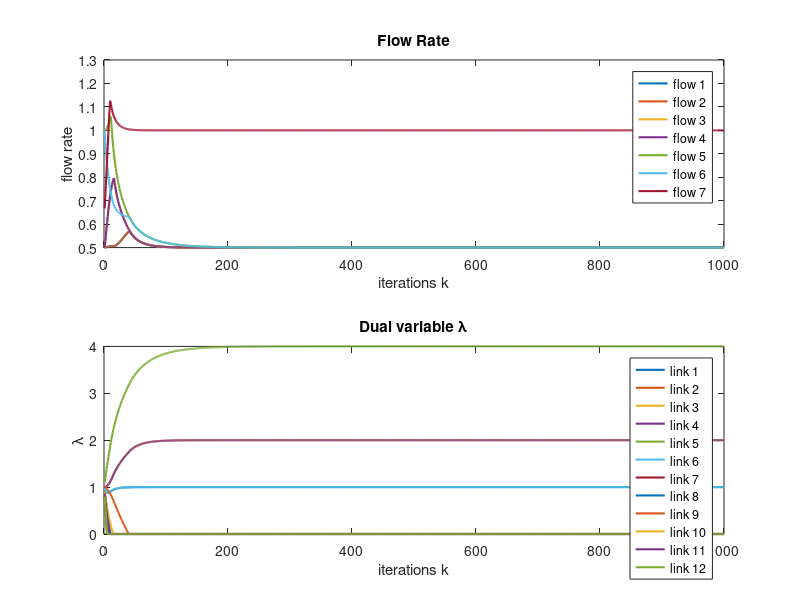

Reproduce this figure in MATLAB.
Num_Links=12;
Num_Flows=7;
Max_Links_On_Path=4;

Link_Capacity=[1.0 1.0 1.0 1.0 1.0 1.0 2.0 2.0 2.0 2.0 2.0 2.0];
Flow_Weight=[1.0 1.0 1.0 1.0 2.0 2.0 2.0];

Flow_Path=[ [3 9 -1 -1]; ...
    [4 9 -1 -1]; ...
    [3 10 -1 -1]; ...
    [4 10 -1 -1]; ...
    [5 8 -1 -1]; ...
    [5 9 -1 -1]; ...
    [1 6 11 -1]];

G = zeros(Num_Links, Num_Flows);
for i = 1:Num_Flows
    for j = 1:Max_Links_On_Path
        link = Flow_Path(i,j);
        if link ~= -1
            G(link, i) = 1;
        end
    end
end

flow_links = cell(Num_Flows, 1);
for i = 1: Num_Flows
    path = Flow_Path(i,:);
    flow_links{i} = path(path ~= -1);
end

% I have check several other values of gamma and iter, trun out not indeed optimal.
% for example, if set iter = 500, output is incorrect.
gamma = 0.1;
iter = 1000; 
lambda = ones(Num_Links, 1);
x_trajectory = zeros(iter, Num_Flows);
lambda_trajectory = zeros(iter, Num_Links);
tol = 1e-6;
for t = 1:iter
    x = zeros(Num_Flows, 1);
    for i = 1:Num_Flows
        sum_lambda = sum(lambda(flow_links{i}));
            x(i)=Flow_Weight(i)/sum_lambda;
    end

    total_flow = G *x;
    lambda = max(lambda+gamma*(total_flow - Link_Capacity'), 0);

    x_trajectory(t,:)=x';
    lambda_trajectory(t,:)=lambda';

end

figure;
subplot(2,1,1);
plot(1:iter, x_trajectory, 'LineWidth', 1.5);
title('Flow Rate');
xlabel('iterations k');
ylabel('flow rate');
legend('flow 1', 'flow 2', 'flow 3','flow 4', 'flow 5', 'flow 6', 'flow 7');

subplot(2,1,2);
plot(1:iter,lambda_trajectory, 'LineWidth', 1.5);
title('Dual variable \lambda');
xlabel('iterations k');
ylabel('\lambda');
legend('link 1', 'link 2', 'link 3','link 4', 'link 5', 'link 6', 'link 7', 'link 8', 'link 9','link 10', 'link 11', 'link 12');

% KKT
% also see in verify_p2.m

x_opt = x_trajectory(end,:)';
lambda_opt = lambda_trajectory(end,:)';

total_flow_opt = G * x_opt;
primal_feasible = all(total_flow_opt <= Link_Capacity'+tol);
dual_feasible = all(lambda_opt>=0);
complement_feasible = all(abs(lambda_opt .* (total_flow_opt - Link_Capacity'))< tol);
stationary = true;
for i = 1:Num_Flows
    sum_lambda = sum(lambda_opt(flow_links{i}));
    if abs(x_opt(i)-Flow_Weight(i)/sum_lambda)>tol
        stationary = false;
        break;
    end
end

fprintf('Primal Feasible: %d\n', primal_feasible);
fprintf('Dual Feasible: %d\n', dual_feasible);
fprintf('Complementary Slackness: %d\n', complement_feasible);
fprintf('Stationarity: %d\n', stationary);

if all(primal_feasible && dual_feasible && complement_feasible && stationary)==1
    fprintf('KKT conditions satisfied. Optimal.\n')
end

